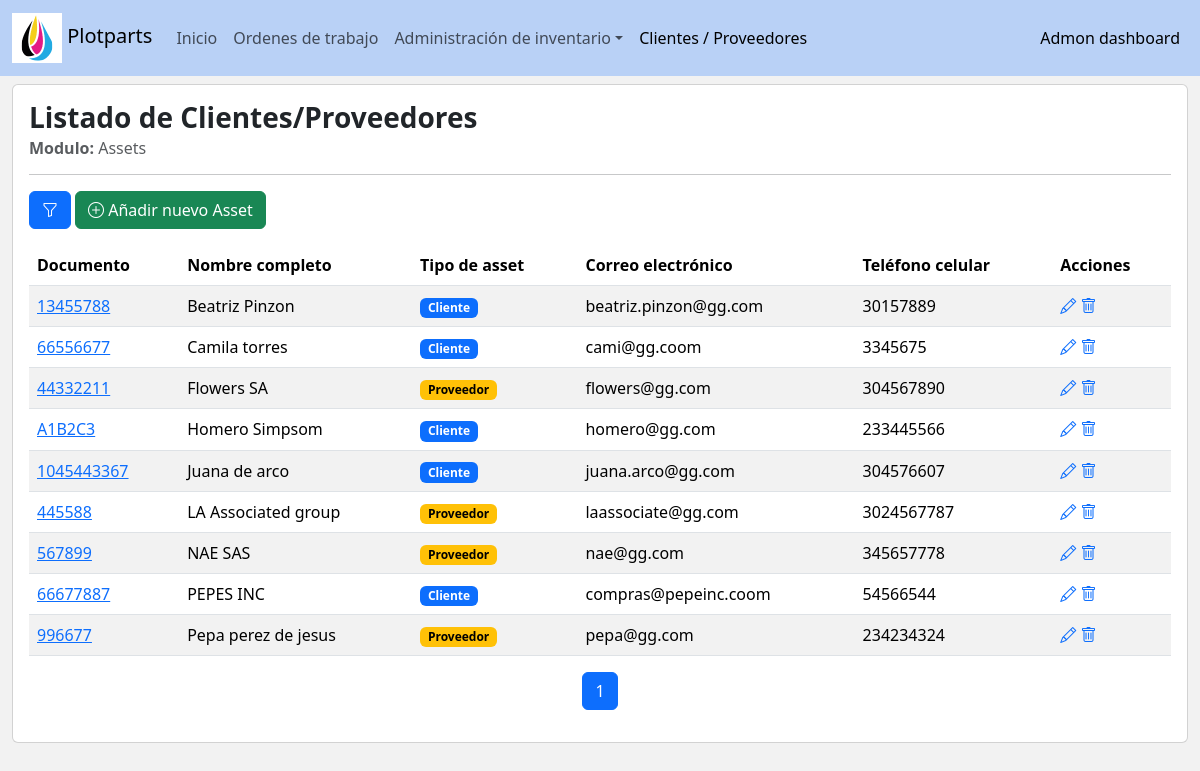
Page /assets/grid/ on the committed database.
### assets/models.py (models this page shows, shortened)
class Asset(models.Model):
    class AssetTypes(models.IntegerChoices):
        customer = (1,'Cliente')
        supplier = (2,'Proveedor')
        __empty__ = ('-- Tipo de Asset --')
    class AssetDocumentTypes(models.IntegerChoices):
        nit = (1,'NIT')
        local_id = (2,'CC')
        __empty__ = ('-- Tipo de documento --')
    class AssetStatus(models.IntegerChoices):
        enable = (1,'Activo')
        disable = (0,'Inactivo')
    name = models.CharField(verbose_name='Nombre',max_length=200)
    type = models.IntegerField(verbose_name='Tipo',choices=AssetTypes)
    document_type = models.IntegerField(verbose_name='Tipo de documento',choices=AssetDocumentTypes.choices)
    document_id = models.CharField(verbose_name='Numero de documento',max_length=200,unique=True)
    email = models.EmailField(verbose_name='Correo electrónico',max_length=200)
    phone = models.CharField(verbose_name='Teléfono de contacto',max_length=200)
    extra_info = models.TextField(verbose_name='Información adicional',max_length=500,blank=True)
    createtime = models.DateTimeField(verbose_name='Fecha/Hora de creación', auto_now_add=True)
    updatetime = models.DateTimeField(verbose_name='Fecha/Hora ultima actualización', auto_now=True)
    status = models.IntegerField(verbose_name='Estado',choices=AssetStatus.choices,default=AssetStatus.enable)
    class Meta:
        verbose_name = 'Asset'
        verbose_name_plural = 'Assets'
        ordering = ['name']

### assets/views.py (the view, shortened to what this page needs)
class AssetListView(ListView):
    model = Asset
    template_name = "assets/assets_grid.html"
    context_object_name = 'assets'
    paginate_by = 10
    extra_context = {
        'AssetFilterForm':AssetFilterForm
    }
    def get_queryset(self):
        queryset = Asset.objects.filter(status = 1)
        return queryset
    def get_context_data(self, **kwargs):
        context = super().get_context_data(**kwargs)
        context['AssetFilterForm'] = AssetFilterForm(self.request.GET)
        context['active_link'] = 'assets'
        return context

### core/templatetags/utils.py (called while the page is built)
@register.filter(name='setValidationClass')
def setValidationClass(input):
    bootstrap_class = ''
    if input.help_text == 'filter_option':
        if input.errors:
            bootstrap_class = 'is-invalid'
    else:
        if (input.data != None) and (input.data != []) :
            if input.errors:
                bootstrap_class = 'is-invalid'
            else:
                bootstrap_class = 'is-valid'
    return input.as_widget(attrs={'class':'form-control '+ bootstrap_class})

@register.filter(name='assetTypeColor')
def assetTypeColor(assetType):
    if assetType == 1:
        return 'primary'
    else:
        return 'warning'

@register.simple_tag(takes_context=True)
def querystring_without_page(context):
    request = context['request']
    querydict = request.GET.copy()
    querydict.pop('page',None)
    clean_querydict = {k: v for k, v in querydict.items() if v.strip() != ''}
    return '&'.join([f'{k}={v}' for k,v in clean_querydict.items()])

### assets/templates/assets/assets_grid.html (shortened to what this page needs)
{% extends 'base_adminv2.html' %}
{% load utils %}
{% block body %}
    <div class='row'>
        <div class="col-lg-12">
            <div class="card">
                <div class="card-body">
                    <h3 class='card-title'><strong>Listado de Clientes/Proveedores</strong></h3>
                    <h6 class="card-subtitle mb-2 text-muted"> <strong>Modulo:</strong> Assets</h6>
                    <hr>
                    <div class="col-lg-12">
                        <p class="d-inline-flex gap-1">
                            <button class="btn btn-primary" type="button" data-bs-toggle="collapse" data-bs-target="#filterBox" aria-expanded="false" aria-controls="filterBox" title="Filtrar"><i class="bi bi-funnel"></i></button>
                            <a href='{% url "assets:create" %}' class="btn btn-success"><i class="bi bi-plus-circle" title="Add"></i> Añadir nuevo Asset</a>
                        </p>
                    </div>
                    <div class="col-lg-12">
                        <div class="table-responsive">
                            <table class="table table-striped table-hover">
                                <thead>
                                <tr>
                                    <th scope="col">Documento</th>
                                    <th scope="col">Nombre completo</th>
                                    <th scope="col">Tipo de asset</th>
                                    <th scope="col">Correo electrónico</th>
                                    <th scope="col">Teléfono celular</th>
                                    <th scope="col">Acciones</th>
                                </tr>
                                </thead>
                                <tbody>
                                    {% if assets|length > 0 %}
                                        {% for row in assets %}
                                            <tr>
                                                <td scope="row"><a href="{% url 'assets:update' row.id %}">{{row.document_id}}</a></td>
                                                <td>{{row.name}}</td>
                                                <td><span class="badge text-bg-{{row.type|assetTypeColor}}">{{row.get_type_display}}</span></td>
                                                <td>{{row.email}}</td>
                                                <td>{{row.phone}}</td>
                                                <td>
                                                    <span><a href="{% url 'assets:update' row.id %}" title='Actualizar'><i class="bi bi-pencil"></i></a></span>
                                                    <span><a href="{% url 'assets:delete' row.id %}" title='Eliminar'><i class="bi bi-trash"></i></a></span>
                                                </td>
                                            </tr>
                                        {% endfor %}
                                        {% else %}
                                            <tr>
                                                <td colspan='7' class='text-center fw-bold'>Resultados no encontrados...</td>
                                            </tr>
                                    {% endif %}
                                </tbody>
                            </table>
                        </div>
                    </div>
                    {% include 'pagination.html' %}
                </div>
            </div>
        </div>
    </div>
{% endblock body %}

### templates/base_adminv2.html (style rules this page uses)
body { background-color:#f2f2f2; }

### rows in the picture
Asset: document_id "13455788", name "Beatriz Pinzon", type "Cliente", email "beatriz.pinzon@gg.com", phone "30157889"
Asset: document_id "66556677", name "Camila torres", type "Cliente", email "cami@gg.coom", phone "3345675"
Asset: document_id "44332211", name "Flowers SA", type "Proveedor", email "flowers@gg.com", phone "304567890"
Asset: document_id "A1B2C3", name "Homero Simpsom", type "Cliente", email "homero@gg.com", phone "233445566"
Asset: document_id "1045443367", name "Juana de arco", type "Cliente", email "juana.arco@gg.com", phone "304576607"
Asset: document_id "445588", name "LA Associated group", type "Proveedor", email "laassociate@gg.com", phone "3024567787"
Asset: document_id "567899", name "NAE SAS", type "Proveedor", email "nae@gg.com", phone "345657778"
Asset: document_id "66677887", name "PEPES INC", type "Cliente", email "compras@pepeinc.coom", phone "54566544"
Asset: document_id "996677", name "Pepa perez de jesus", type "Proveedor", email "pepa@gg.com", phone "234234324"

### other values in the picture
{{ num }} "1"
